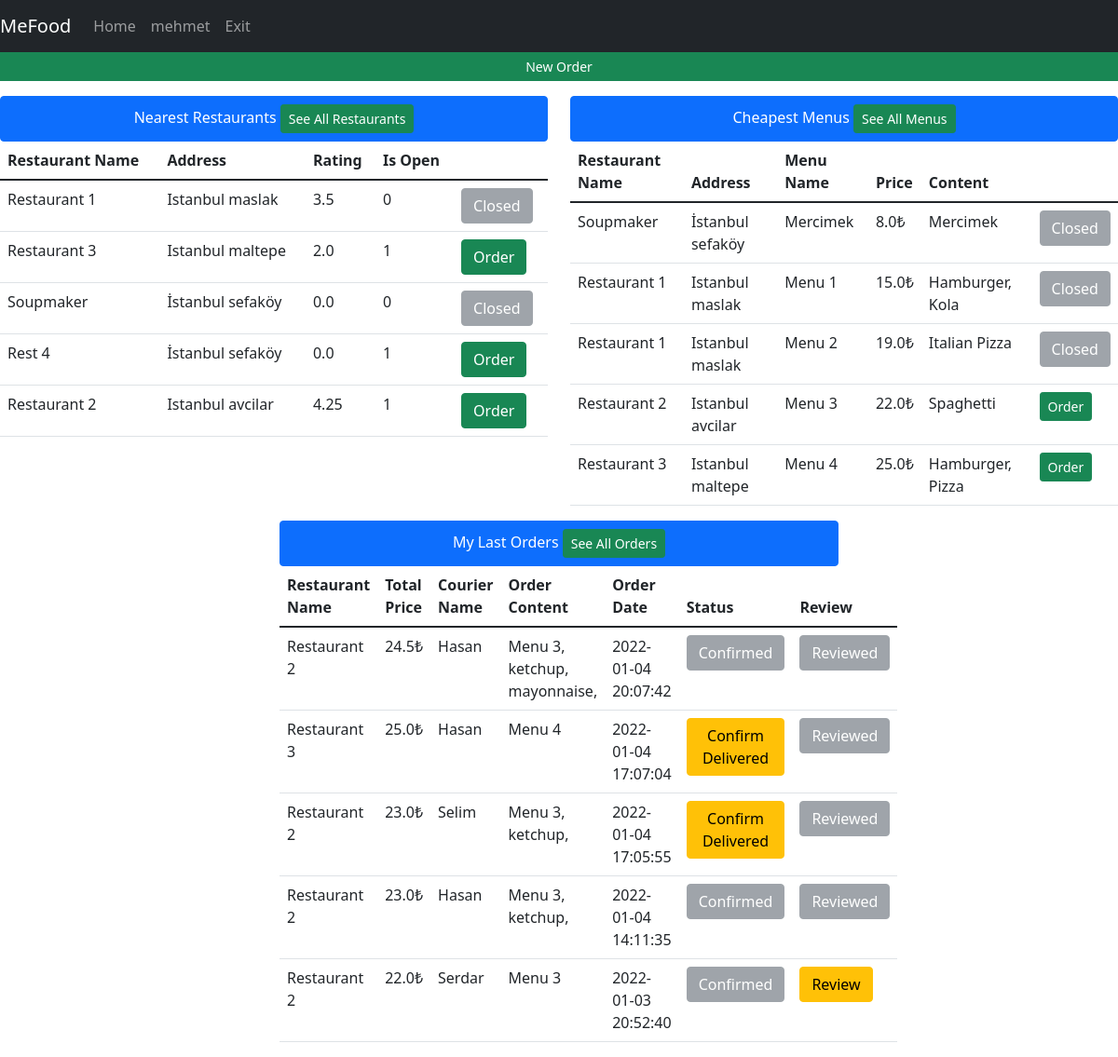
Screenshot of /home (signed in) with the database file from the repository.
### tables this page shows
CREATE TABLE restaurant(id INTEGER PRIMARY KEY, restaurantName varchar(30),address varchar(250),lat Text,lng Text,isOpen binary,averageRating REAL);

CREATE TABLE menu(id INTEGER PRIMARY KEY,menuName varchar(30), price REAL, content TEXT, restaurantId int REFERENCES restaurant(id) ON UPDATE CASCADE);

CREATE TABLE foodOrder(id INTEGER PRIMARY KEY,content TEXT,orderDate Date DEFAULT (datetime('now','localtime')),totalPrice REAL, is_delivered INTEGER DEFAULT(0), is_reviewed INTEGER DEFAULT(0), restaurantId INTEGER, courierID int REFERENCES couriers(id) ON UPDATE CASCADE, userUserName varchar(30) REFERENCES users(username) ON UPDATE CASCADE, FOREIGN KEY(restaurantId) REFERENCES restaurant(id));

CREATE TABLE couriers(id INTEGER PRIMARY KEY,name TEXT,is_available TEXT,lat REAL,lng, orderId int REFERENCES foodOrder(id) ON UPDATE CASCADE);

### app.py (the view, shortened to what this page needs)
@app.route("/home", methods=["GET", "POST"])
def homeView():
    with sqlite3.connect(DATABASE) as database:
        cursor = database.cursor()
    if not session.get('logged_in'):
        return render_template('auth/login.html', title='Login')
    if session["user_type"] == 1:
        data = getAllDbData(toGet=["users", "restaurant", "couriers", "menu","orders", "reviews", "extras"], limit=5)
        session["isFiltered"], session["filteredData"] = False, {}
        return render_template('admin/adminHome.html', title='Admin Page', username=session["username"], data=data)
    else:
        data = getUserViewData()
        return render_template('user/homePage.html', title='Home', username=session["username"], data=data)

### templates/user/homePage.html (shortened to what this page needs)
{% extends 'base.html' %}
{% block navbar %}
<nav class="navbar navbar-expand-lg navbar-dark bg-dark">
    <a class="navbar-brand" href="/home">MeFood</a>
    <div class="collapse navbar-collapse" id="navbarNav">
        <ul class="navbar-nav">
          <li class="nav-item active"><a class="nav-link" href="/">Home</a></li>
          <li class="nav-item active"><a class="nav-link" href="/userSettings">{{username}}</a></li>
          <li class="nav-item active"><a class="nav-link" href="/exit">Exit</a></li>
        </ul>
    </div>
</nav>
{% endblock %}
{% block body %}
    <div class="row">
    <a class="btn btn-sm btn-success" href="/selectRestaurant"> New Order </a>
    </div>
    <center>
     <div class="row mt-3">
     <div class="col-md-6">
         <ul class="list-group">
          <li class="list-group-item active">Nearest Restaurants <a href="/selectRestaurant" class="btn btn-sm btn-success">See All Restaurants</a></li>
         </ul>
         <form action="/selectMenu" method="POST">
         <table class="table table-hover">
              <thead>
                <tr>
                  <th scope="col">Restaurant Name</th>
                  <th scope="col">Address</th>
                  <th scope="col">Rating</th>
                  <th scope="col">Is Open</th>
                  <th scope="col"></th>
                </tr>
              </thead>
              <tbody>
              {%for i in range(data["near_restaurants"]|length)%}
                <tr>
                  <td>{{ data["near_restaurants"][i][2] }}</td>
                  <td>{{ data["near_restaurants"][i][3] }}</td>
                  <td>{{ data["near_restaurants"][i][7] }}</td>
                  <td>{{ data["near_restaurants"][i][6] }}</td>
                  {% if data["near_restaurants"][i][6] == 0 %}
                <td>
                  <button type="submit" disabled name="selectedRestaurant" value='{{ data["near_restaurants"][i][1] }}' class="btn btn-secondary">Closed</button>
                </td>
                {% else %}
                <td>
                  <button type="submit"  name="selectedRestaurant" value='{{ data["near_restaurants"][i][1] }}' class="btn btn-success">Order</button>
                </td>
                {% endif %}
                </tr>
              {%endfor%}
              </tbody>
         </table>
         </form>
     </div>
     <div class="col-md-6">
         <ul class="list-group">
          <li class="list-group-item active">Cheapest Menus <a href="/menus" class="btn btn-sm btn-success">See All Menus</a></li>
          </ul>
         <form action="/selectMenu" method="POST">
         <table class="table table-hover">
              <thead>
                <tr>
                  <th scope="col">Restaurant Name</th>
                  <th scope="col">Address</th>
                  <th scope="col">Menu Name</th>
                  <th scope="col">Price</th>
                  <th scope="col">Content</th>
                </tr>
              </thead>
              <tbody>
              {%for i in range(data["cheap_menus"]|length)%}
                <tr>
                  <td>{{ data["cheap_menus"][i][0] }}</td>
                  <td>{{ data["cheap_menus"][i][1] }}</td>
                  <td>{{ data["cheap_menus"][i][2] }} </td>
                  <td>{{ data["cheap_menus"][i][3] }}₺</td>
                  <td>{{ data["cheap_menus"][i][6] }} </td>
                  {% if data["cheap_menus"][i][7] == 0 %}
                        <td><button class="btn btn-secondary" disabled name="selectedMenu" value="{{ data["cheap_menus"][i][4] }}">Closed</button></td>
                    {% else %}
                        <td><button class="btn btn-sm btn-success" name="selectedMenu" value="{{ data["cheap_menus"][i][4] }}">Order</button></td>
                    {% endif %}
                </tr>
              {%endfor%}
              </tbody>
         </table>
         </form>
     </div>
 </div>
        </center>
 <center>
     <div class="col-md-6">
         <ul class="list-group">
          <li class="list-group-item active">My Last Orders <a href="/myOrders" class="btn btn-sm btn-success">See All Orders</a></li>
          </ul>
         <form action="/home" method="POST">
         <table class="table table-hover">
              <thead>
                <tr>
                  <th scope="col">Restaurant Name</th>
                  <th scope="col">Total Price</th>
                  <th scope="col">Courier Name</th>
                  <th scope="col">Order Content</th>
                  <th scope="col">Order Date</th>
                  <th scope="col">Status</th>
                  <th scope="col">Review</th>
                </tr>
              </thead>
              <tbody>
              {%for i in range(data["orders"]|length)%}
                <tr>
                  <td>{{ data["orders"][i][6] }} </td>
                  <td>{{ data["orders"][i][0] }}₺</td>
                  <td>{{ data["orders"][i][2] }}</td>
                  <td>{{ data["orders"][i][3] }}</td>
                  <td>{{ data["orders"][i][1] }}</td>
                    {% if data["orders"][i][5] == 1 %}
                        <td><button class="btn btn-secondary" disabled name="confirmedOrder" value="{{data['orders'][i][4]}}">Confirmed</button></td>
                    {% else %}
                        <td><button class="btn btn-warning" name="confirmedOrder" value="{{data['orders'][i][4]}}">Confirm Delivered</button></td>
                    {% endif %}
                    {% if data["orders"][i][7] == 1 %}
                        <td><button class="btn btn-secondary" disabled name="confirmedOrder" value="{{data['orders'][i][4]}}">Reviewed</button></td>
                    {% else %}
                        <td><a href="/reviewRestaurant?restId={{ data['orders'][i][8] }}&foodOrderId={{ data['orders'][i][4] }}" class="btn btn-warning" name="confirmedOrder" value="{{data['orders'][i][4]}}">Review</a></td>
                    {% endif %}
                </tr>
              {%endfor%}
              </tbody>
         </table>
         </form>
     </div>
 </center>
{% endblock %}

### rows the page displays
restaurant: restaurantName "Restaurant 1", address "Istanbul maslak", averageRating "3.5", isOpen "0", restaurantName "Restaurant 1" "Restaurant 1", address "Istanbul maslak" "Istanbul maslak"
restaurant: restaurantName "Restaurant 3", address "Istanbul maltepe", averageRating "2.0", isOpen "1", restaurantName "Restaurant 3", address "Istanbul maltepe", restaurantName "Restaurant 3"
restaurant: restaurantName "Soupmaker", address "İstanbul sefaköy", averageRating "0.0", isOpen "0", restaurantName "Soupmaker", address "İstanbul sefaköy"
restaurant: restaurantName "Rest 4", address "İstanbul sefaköy", averageRating "0.0", isOpen "1"
restaurant: restaurantName "Restaurant 2", address "Istanbul avcilar", averageRating "4.25", isOpen "1", restaurantName "Restaurant 2", address "Istanbul avcilar", restaurantName "Restaurant 2" "Restaurant 2" "Restaurant 2" "Restaurant 2"
menu: menuName "Mercimek", price "8.0", content "Mercimek"
menu: menuName "Menu 1", price "15.0", content "Hamburger, Kola"
menu: menuName "Menu 2", price "19.0", content "Italian Pizza"
menu: menuName "Menu 3", price "22.0", content "Spaghetti"
menu: menuName "Menu 4", price "25.0", content "Hamburger, Pizza"
foodOrder: totalPrice "24.5", content "Menu 3, ketchup, mayonnaise,", orderDate "2022-01-04 20:07:42"
couriers: name "Hasan"
foodOrder: totalPrice "25.0", content "Menu 4", orderDate "2022-01-04 17:07:04"
couriers: name "Hasan" "Hasan"
foodOrder: totalPrice "23.0", content "Menu 3, ketchup,", orderDate "2022-01-04 17:05:55"
couriers: name "Selim"
foodOrder: totalPrice "23.0", content "Menu 3, ketchup,", orderDate "2022-01-04 14:11:35"
foodOrder: totalPrice "22.0", content "Menu 3", orderDate "2022-01-03 20:52:40"
couriers: name "Serdar"

### other values shown
{{ username }} "mehmet"
